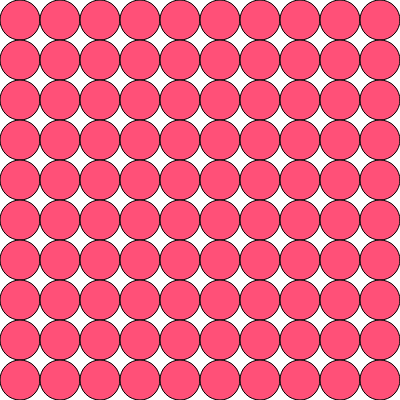
Frame 1 (no input)
Frame 60 (no input): identical to frame 1, image omitted
Frame 120 (the mouse pressed at the canvas centre since frame 60): identical to frame 1, image omitted

The p5.js sketch that drew this single still picture (run headless with seeded random() and noise() and a simulated clock; from frame 60 on, the mouse is pressed at the canvas centre):

// p5.js sketch
// ── sketch.js
function setup() {
  createCanvas(400, 400);
  
  NUM_ROWS = 10;
  NUM_COLS = 10;
  D = 400 / NUM_COLS; // diameter
  
  D = 400 / NUM_COLS;
  
  for (var i = 0; i < NUM_ROWS; i++) {
    for (var j = 0; j  < NUM_COLS; j++) {
      let xPos = j*D + (D/2);
      let yPos = i*D + D/2;
      
      fill(255,80,120);
      
      circle(xPos, yPos, D);
      
    }
  }
}

function draw() {
  
}
